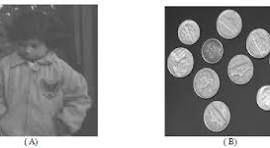
#> input picture TamrinMabahesVigheyeh3/pout.tif, 270 x 148 px
$ python 'Tamrin (3).py'
#> lines starting #> are read from the running program, lines starting #| are printed output that depends on the picture
import cv2
import numpy as np
import matplotlib.pyplot as plt
import os
from tkinter import Tk
from tkinter.filedialog import askopenfilename


# ------------------ بارگذاری تصویر ------------------
def load_image():
    if os.path.exists("pout.tif"):
        img = cv2.imread("pout.tif", cv2.IMREAD_GRAYSCALE)
#> img: shape (148, 270); min 0, max 255, mean 155.9
    else:
        Tk().withdraw()
        path = askopenfilename(
            title="تصویر pout.tif را انتخاب کنید",
            filetypes=[("TIF files", "*.tif *.tiff"), ("All files", "*.*")]
        )
        if not path:
            print("هیچ تصویری انتخاب نشد!")
            return None
        img = cv2.imread(path, cv2.IMREAD_GRAYSCALE)

    if img is None:
        print("خطا در بارگذاری تصویر!")
        return None

    return img


# ------------------ ساخت هیستوگرام گوسی هدف ------------------
def gaussian_histogram(mu=70, sigma=30):
    x = np.arange(256)
    g = np.exp(-((x - mu) ** 2) / (2 * sigma ** 2))

    # نرمال‌سازی برای تبدیل به PDF
    g = g / np.sum(g)

    return g


# ------------------ تطبیق هیستوگرام ------------------
def histogram_matching(img, target_pdf):
    # هیستوگرام تصویر ورودی
    hist = cv2.calcHist([img], [0], None, [256], [0, 256]).ravel()
#> hist = 256 values, max 10609 at index 255, min 0 at index 1, mean 156.1
    hist = hist / hist.sum()   # PDF ورودی
#> hist = 256 values, max 0.265 at index 255, min 0 at index 1, mean 0.00391

    # CDF ورودی و CDF هدف
    cdf_input = np.cumsum(hist)
#> cdf_input = 256 values from 2.5e-05 to 1
    cdf_target = np.cumsum(target_pdf)

    # جدول نگاشت (Mapping Function)
    mapping = np.zeros(256, dtype=np.uint8)

    for i in range(256):
        diff = np.abs(cdf_input[i] - cdf_target)
        mapping[i] = np.argmin(diff)
#> after the loop, mapping = 256 values from 0 to 218

    # اعمال نگاشت روی تصویر
    matched_img = mapping[img]
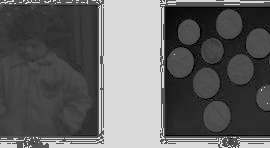
#> matched_img: shape (148, 270); min 0, max 218, mean 100.1

    return matched_img


# ------------------ رسم تصاویر و هیستوگرام‌ها ------------------
def show_all(img, img_out, target_pdf):
    hist_in = cv2.calcHist([img], [0], None, [256], [0, 256])
#> hist_in = 256 values, max 10609 at index 255, min 0 at index 1, mean 156.1
    hist_out = cv2.calcHist([img_out], [0], None, [256], [0, 256])
#> hist_out = 256 values, max 10609 at index 218, min 0 at index 9, mean 156.1

    plt.figure(figsize=(14, 10))

    # تصویر ورودی
    plt.subplot(2, 3, 1)
    plt.imshow(img, cmap='gray', vmin=0, vmax=255)
    plt.title("تصویر ورودی (pout.tif)")
    plt.axis("off")

    # تصویر خروجی
    plt.subplot(2, 3, 2)
    plt.imshow(img_out, cmap='gray', vmin=0, vmax=255)
    plt.title("تصویر خروجی (Histogram Matching)")
    plt.axis("off")

    # هیستوگرام ورودی
    plt.subplot(2, 3, 4)
    plt.plot(hist_in)
    plt.title("هیستوگرام ورودی")
    plt.xlabel("سطح خاکستری")
    plt.ylabel("تعداد پیکسل")

    # هیستوگرام خروجی
    plt.subplot(2, 3, 5)
    plt.plot(hist_out)
    plt.title("هیستوگرام خروجی")
    plt.xlabel("سطح خاکستری")
    plt.ylabel("تعداد پیکسل")

    # هیستوگرام گوسی هدف
    plt.subplot(2, 3, 6)
    plt.plot(target_pdf)
    plt.title("هیستوگرام گوسی هدف\nμ=70 , σ=30")
    plt.xlabel("سطح خاکستری")
    plt.ylabel("چگالی احتمال")

    plt.tight_layout()
    plt.show()
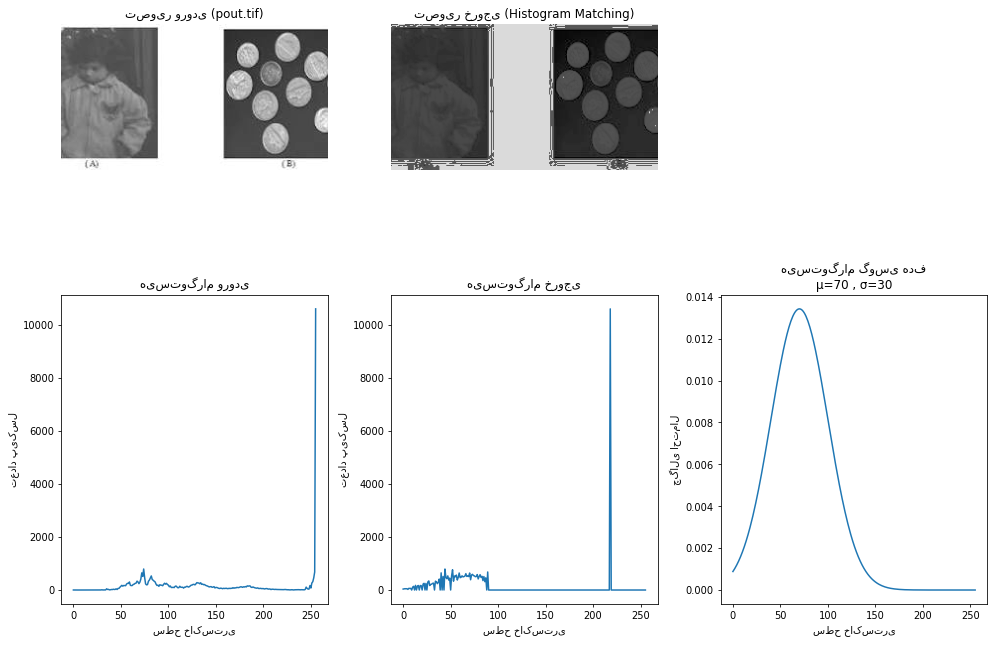
#> figure drawn by matplotlib, 5 panels; panel 3: curve peaks at x = 255, y = 10609; panel 4: curve peaks at x = 218, y = 10609; panel 5: curve peaks at x = 70, y = 0.0134


# ------------------ main ------------------
img = load_image()

if img is not None:
    target_pdf = gaussian_histogram(mu=70, sigma=30)
    img_matched = histogram_matching(img, target_pdf)
    show_all(img, img_matched, target_pdf)
